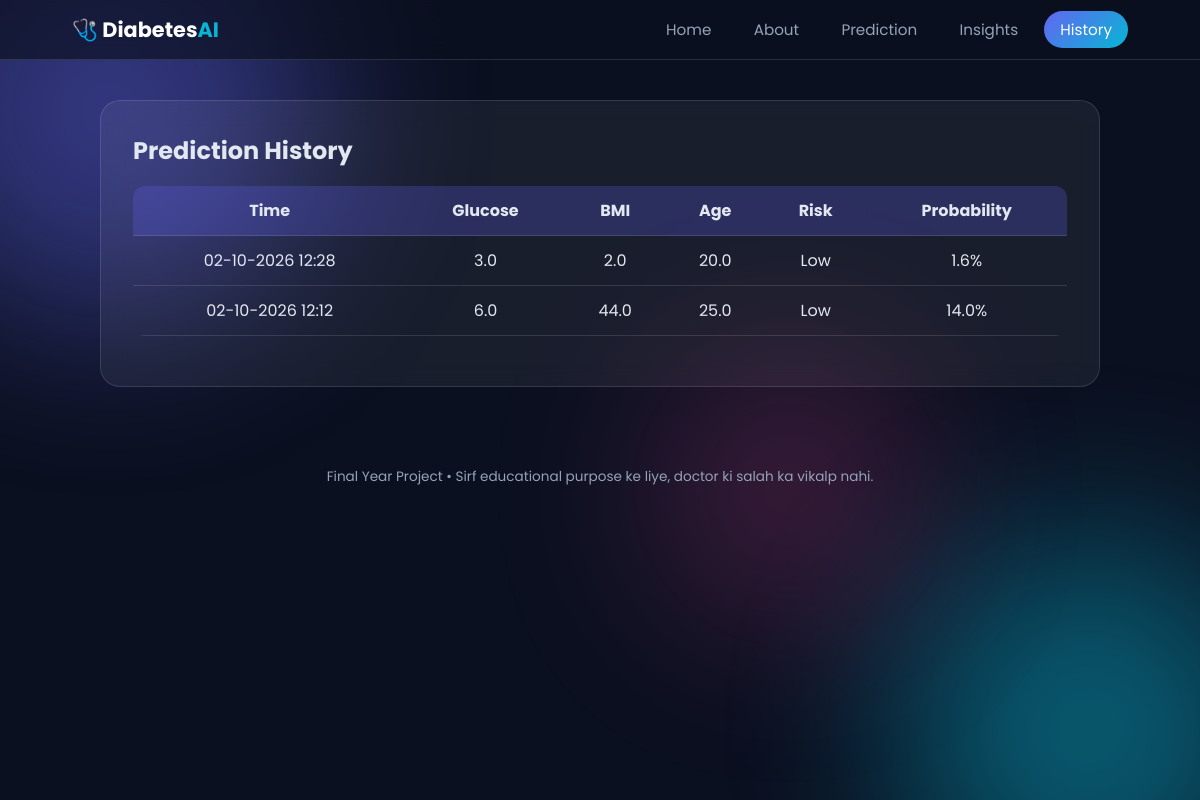
The app's page /history with its own data.
### tables this page shows
CREATE TABLE history (
        id INTEGER PRIMARY KEY AUTOINCREMENT,
        time TEXT, inputs TEXT, risk TEXT, prob REAL);

### app.py (the view)
@app.route("/history")
def history():
    con = db()
    rows = con.execute("SELECT time, inputs, risk, prob FROM history "
                       "ORDER BY id DESC LIMIT 20").fetchall()
    con.close()
    rows = [(t, json.loads(i), r, p) for t, i, r, p in rows]
    return render_template("history.html", rows=rows)

### app.py (called while the page is built)
def db():
    con = sqlite3.connect("history.db")
    con.execute("""CREATE TABLE IF NOT EXISTS history (
        id INTEGER PRIMARY KEY AUTOINCREMENT,
        time TEXT, inputs TEXT, risk TEXT, prob REAL)""")
    return con

### templates/history.html
{% extends "base.html" %}
{% block content %}
<section class="box wide">
  <h1>Prediction History</h1>
  {% if rows %}
  <table>
    <tr><th>Time</th><th>Glucose</th><th>BMI</th><th>Age</th><th>Risk</th><th>Probability</th></tr>
    {% for t, i, r, p in rows %}
      <tr><td>{{ t }}</td><td>{{ i.Glucose }}</td><td>{{ i.BMI }}</td><td>{{ i.Age }}</td>
          <td>{{ r }}</td><td>{{ p }}%</td></tr>
    {% endfor %}
  </table>
  {% else %}
    <p>Abhi koi prediction nahi hui hai.</p>
  {% endif %}
</section>
{% endblock %}

### templates/base.html (shortened to what this page needs)
<!DOCTYPE html>
<html lang="en">
<head>
  <link rel="stylesheet" href="{{ url_for('static', filename='style.css') }}">
</head>
<body>
  <div class="blob b1"></div><div class="blob b2"></div><div class="blob b3"></div>
  <nav>
    <a class="logo" href="/">🩺 Diabetes<span>AI</span></a>
    <div class="links">
      {% set pages = [('/','Home'),('/about','About'),('/predict','Prediction'),('/insights','Insights'),('/history','History')] %}
      {% for url, name in pages %}
        <a href="{{ url }}" class="{{ 'active' if request.path == url }}">{{ name }}</a>
      {% endfor %}
    </div>
  </nav>
  <main>{% block content %}{% endblock %}</main>
  <footer>Final Year Project • Sirf educational purpose ke liye, doctor ki salah ka vikalp nahi.</footer>
</body>
</html>

### static/style.css (style rules this page uses)
:root { --bg: #0b1020; --p: #6366f1; --c: #06b6d4; --glass: rgba(255, 255, 255, .06); --line: rgba(255, 255, 255, .12); --txt: #e2e8f0; --mut: #94a3b8 }
* { box-sizing: border-box; margin: 0; padding: 0; font-family: 'Poppins', sans-serif }
html { scroll-behavior: smooth }
body { background: var(--bg); color: var(--txt); min-height: 100vh; overflow-x: hidden }
.blob { position: fixed; border-radius: 50%; filter: blur(90px); opacity: .45; z-index: -1; animation: float 14s ease-in-out infinite }
.b1 { width: 420px; height: 420px; background: var(--p); top: -100px; left: -100px }
.b2 { width: 380px; height: 380px; background: var(--c); bottom: -120px; right: -80px; animation-delay: -5s }
.b3 { width: 260px; height: 260px; background: #ec4899; top: 45%; left: 55%; opacity: .25; animation-delay: -9s }
nav { position: sticky; top: 0; z-index: 10; display: flex; justify-content: space-between; align-items: center; padding: 14px 6%; background: rgba(11, 16, 32, .65); backdrop-filter: blur(14px); border-bottom: 1px solid var(--line) }
.logo { font-weight: 700; font-size: 1.3rem; color: #fff; text-decoration: none }
.logo span { color: var(--c) }
.links a { color: var(--mut); text-decoration: none; margin-left: 6px; padding: 8px 16px; border-radius: 30px; transition: .3s; font-size: .95rem }
.links a:hover, .links a.active { color: #fff; background: linear-gradient(135deg, var(--p), var(--c)) }
.stat, .card, .box { background: var(--glass); border: 1px solid var(--line); backdrop-filter: blur(12px); border-radius: 20px; transition: .4s }
.box { max-width: 700px; margin: 40px auto; padding: 32px }
.box.wide { max-width: 1000px }
.box h1 { margin-bottom: 6px }
table { width: 100%; border-collapse: collapse; margin: 18px 0; overflow: hidden; border-radius: 12px }
th, td { padding: 12px; text-align: center; border-bottom: 1px solid var(--line) }
th { background: rgba(99, 102, 241, .25) }
footer { text-align: center; padding: 30px; color: var(--mut); font-size: .85rem; margin-top: 50px }

### records on screen
history: time "02-10-2026 12:28", Glucose "3.0", BMI "2.0", Age "20.0", risk "Low", prob "1.6"
history: time "02-10-2026 12:12", Glucose "6.0", BMI "44.0", Age "25.0", risk "Low", prob "14.0"

### other values on screen
{{ name }} "Home" "About" "Prediction" "Insights" "History"
